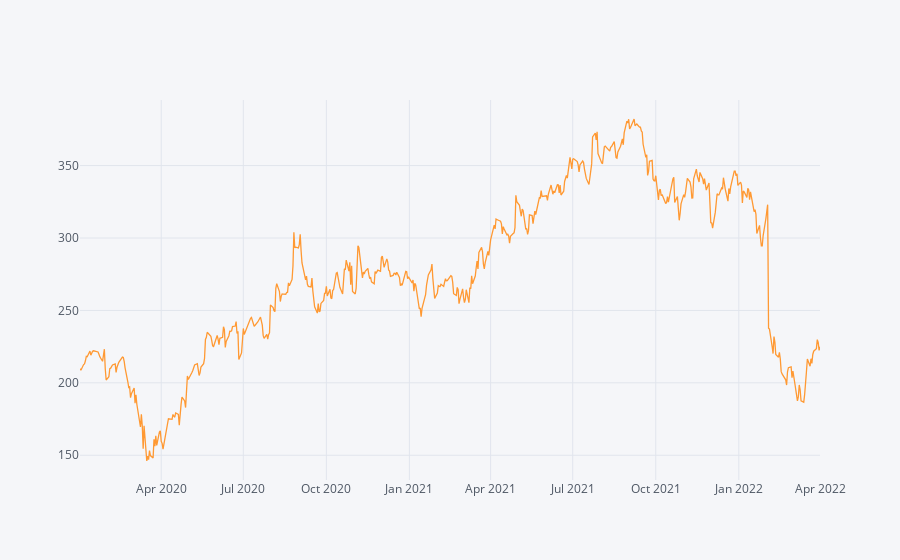

The notebook cell saved with this chart:
### Code cell
plyo.iplot(dff.iplot(asFigure=True)
        )

### Figure 1 — Plotly figure (JSON) as saved in the notebook; plotly's stock layout.template omitted (floating-point values rounded to 4 significant figures; data arrays with more than 128 entries replaced by an {"elided": "..."} marker saying what was removed)
{"data": [{"line": {"color": "rgba(255, 153, 51, 1.0)", "dash": "solid", "shape": "linear", "width": 1.3}, "mode": "lines", "name": "Close", "text": "", "type": "scatter", "x": {"elided": "568 str values"}, "y": {"elided": "568 float values"}}], "layout": {"legend": {"bgcolor": "#F5F6F9", "font": {"color": "#4D5663"}}, "paper_bgcolor": "#F5F6F9", "plot_bgcolor": "#F5F6F9", "title": {"font": {"color": "#4D5663"}}, "xaxis": {"gridcolor": "#E1E5ED", "showgrid": true, "tickfont": {"color": "#4D5663"}, "title": {"font": {"color": "#4D5663"}, "text": ""}, "zerolinecolor": "#E1E5ED"}, "yaxis": {"gridcolor": "#E1E5ED", "showgrid": true, "tickfont": {"color": "#4D5663"}, "title": {"font": {"color": "#4D5663"}, "text": ""}, "zerolinecolor": "#E1E5ED"}}}
